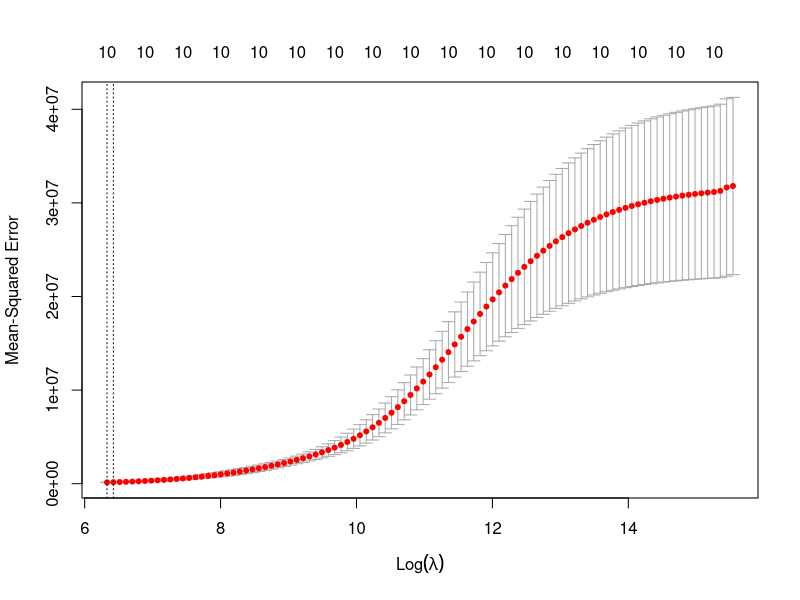
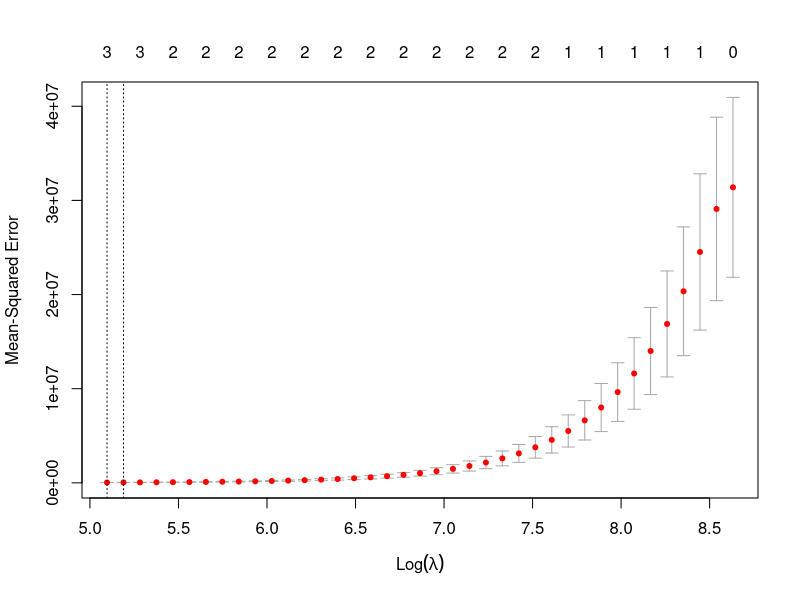

Source code (R) for these figures, in order:
## Machine Learning
## Homework 3
## Mark Hovsepyan

## libraries (please install before running with install.packages())
library(glmnet)


## Problem 1
set.seed(1)

x = rnorm(100, 2, 2)
e = rnorm(100, 0, 1)

beta = sample(1:100, 4, replace=TRUE)
y = beta[1] + beta[2] * x + beta[3] * x^2 + beta[4] *x^3 + e


## Problem 2
data.full <- data.frame(y = y, x = x)

set.seed(1)
xmat <- model.matrix(y ~ x + I(x^2) + I(x^3) + I(x^4) + I(x^5) + I(x^6) + I(x^7) + I(x^8) + I(x^9) + I(x^10), data = data.full)[,-1]

set.seed(1)
cv.ridge <- cv.glmnet(xmat, y, alpha = 0, nfolds = 10)
plot(cv.ridge)

bestlam_ridge <- cv.ridge$lambda.min
bestlam_ridge

fit.ridge <- glmnet(xmat, y, alpha = 0, lambda = bestlam_ridge)

coef(fit.ridge)[, 1]

## Here we see that all of the coefficients are non-zero


## Problem 3
set.seed(1)
cv.lasso <- cv.glmnet(xmat, y, alpha = 1, nfolds = 10)
plot(cv.lasso)

bestlam_lasso <- cv.lasso$lambda.min
bestlam_lasso

fit.lasso <- glmnet(xmat, y, alpha = 1, lambda = bestlam_lasso)

coef(fit.lasso)[,1]

## Here only coefficients for x^2 and x^3 are non-zero


## Problem 4

## With the value of λ giving the minimum cv error, 
## the Lasso shrinks most of the predictors to zero, and only leaves X^2 and X^3 nozero.
## While, with ridge model our λ is a much higher numeric value 
## and the model leaves all of the predictors.

